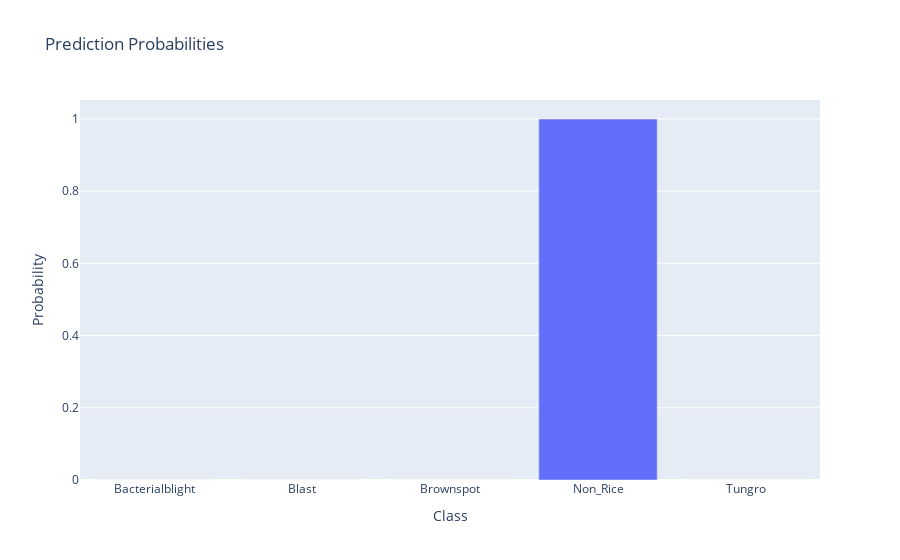

Notebook cell for this chart:
### Code cell
import numpy as np
from tensorflow.keras.models import load_model
from tensorflow.keras.preprocessing import image
import plotly.graph_objects as go

# Load the trained model
model = load_model('model_vgg16.h5')

# Path to the image
img_path = r"C:\Users\Gen. Shakefire\Desktop\Rice Disease Detection Using CNN\Application\validation\Non_Rice\_-_-41-_png_jpg.rf.c9eb095ec6cae86d10d90e7d2c2f920c.jpg"

# Load and preprocess the image
img = image.load_img(img_path, target_size=(224, 224))
img_array = image.img_to_array(img) / 255.0  # Normalize the image
img_array = np.expand_dims(img_array, axis=0)

# Make prediction
predictions = model.predict(img_array)
predicted_class = np.argmax(predictions, axis=1)

# Define class labels (adjust based on your training set)
class_labels = ['Bacterialblight', 'Blast', 'Brownspot','Non_Rice', 'Tungro']
predicted_label = class_labels[predicted_class[0]]

# Create a bar plot of the prediction probabilities
fig = go.Figure([go.Bar(x=class_labels, y=predictions[0])])
fig.update_layout(title='Prediction Probabilities', xaxis_title='Class', yaxis_title='Probability')

# Show the plot
fig.show()

print(f"Predicted Disease: {predicted_label}")

### Figure 1 — Plotly figure (JSON) as saved in the notebook; plotly's stock layout.template omitted (floating-point values rounded to 4 significant figures)
{"data": [{"type": "bar", "x": ["Bacterialblight", "Blast", "Brownspot", "Non_Rice", "Tungro"], "y": [7.354e-05, 0.0001852, 2.027e-06, 0.9997, 1.41e-10]}], "layout": {"autosize": true, "title": {"text": "Prediction Probabilities"}, "xaxis": {"autorange": true, "range": [-0.5, 4.5], "title": {"text": "Class"}, "type": "category"}, "yaxis": {"autorange": true, "range": [0, 1.052], "title": {"text": "Probability"}, "type": "linear"}}}
